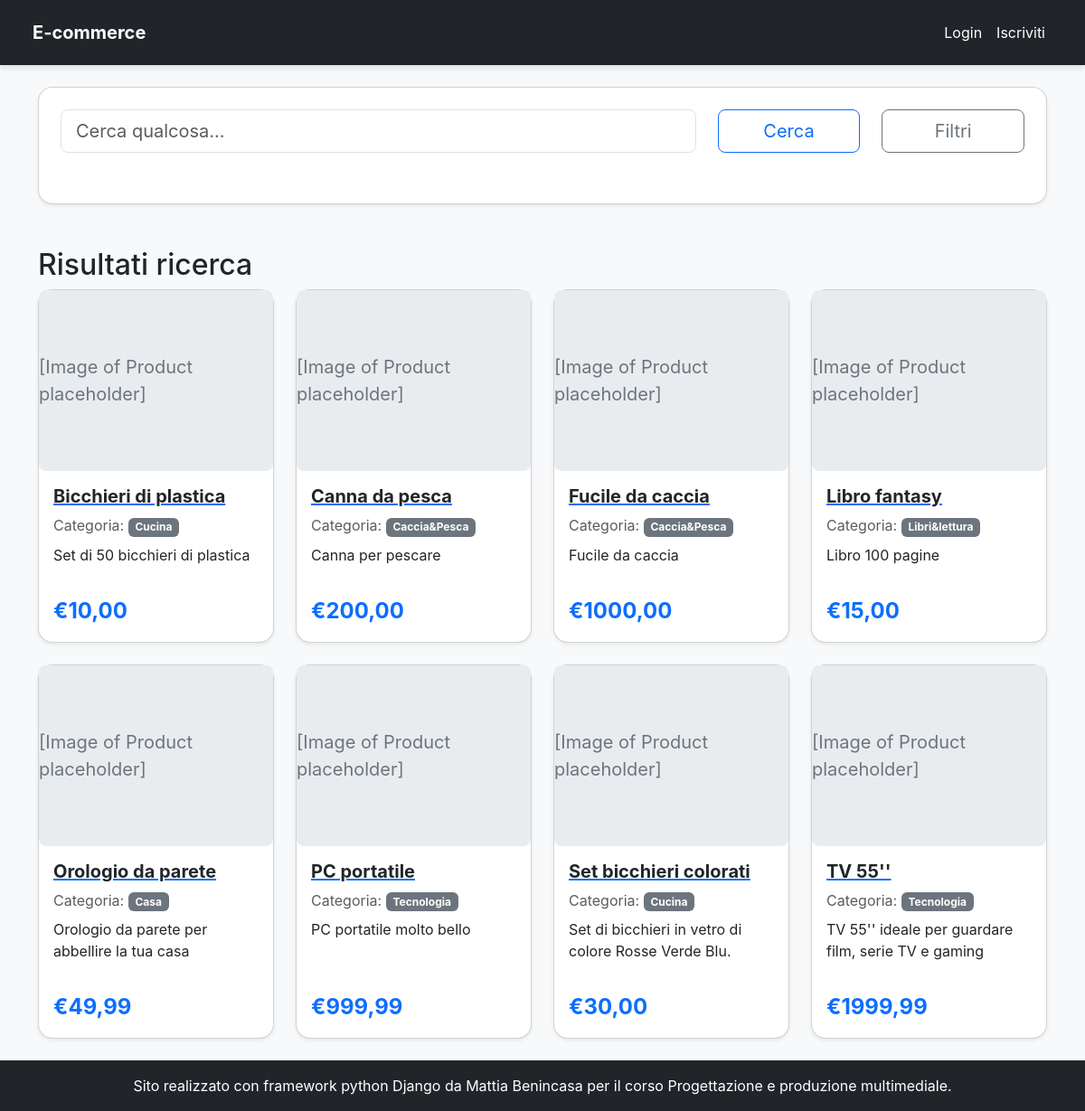
Before: /products/ with the older database file.
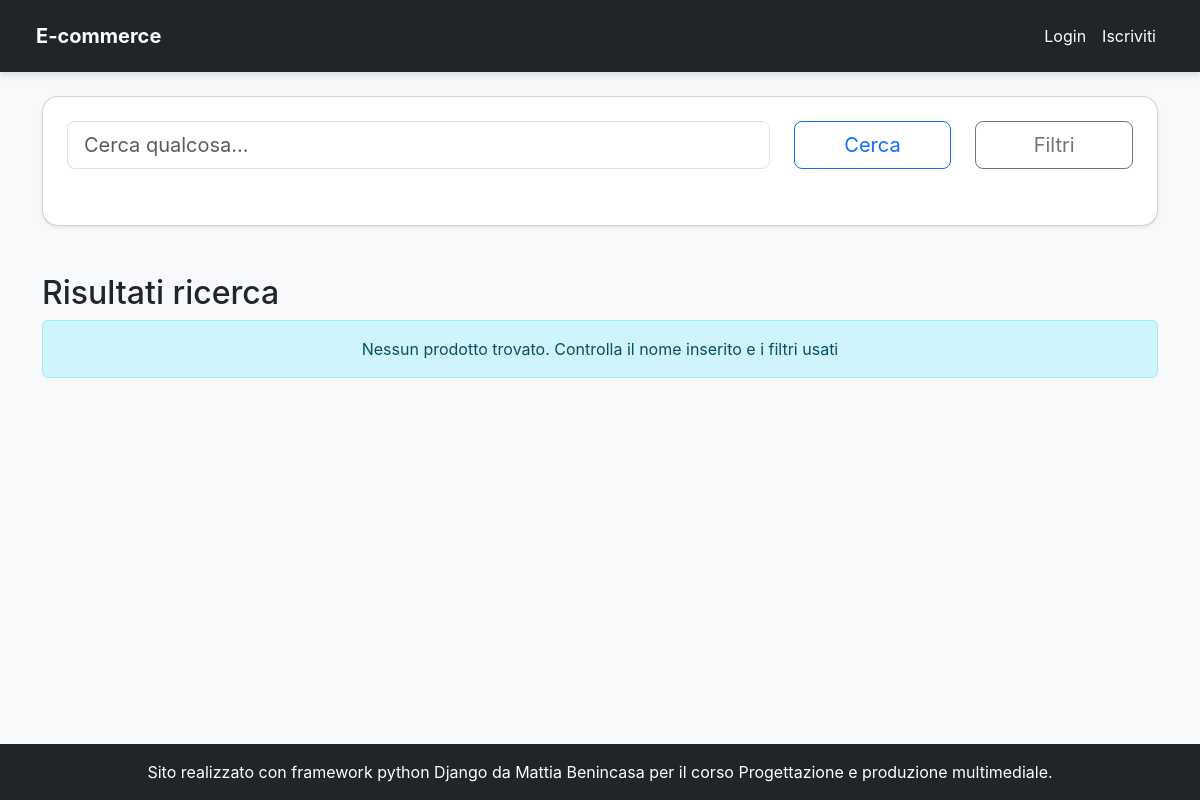
After: the same page with the newer database file.
### products/models.py (models this page shows, shortened)
class Product(models.Model):
    name = models.CharField(max_length=200, verbose_name="Nome Prodotto")
    slug = AutoSlugField(populate_from='name', unique=True, always_update=True)
    category = models.ForeignKey(
        Category,
        on_delete=models.SET_NULL,
        null=True,
        blank=True,
        related_name='products',
        verbose_name="Categoria"
    )
    description = models.TextField(verbose_name="Descrizione prodotto")
    price = models.DecimalField(
        max_digits=10,
        decimal_places=2,
        verbose_name="Prezzo in €"
    )
    stock = models.IntegerField(
        default=0,
        verbose_name="Quantità Disponibile",
        help_text="Quantità di prodotti disponibili in magazzino."
    )
    created_at = models.DateTimeField(auto_now_add=True, verbose_name="Data Creazione")
    updated_at = models.DateTimeField(auto_now=True, verbose_name="Ultimo Aggiornamento")
    image = models.ImageField(default='placeholder.png', blank=True, verbose_name='immagine prodotto')
    class Meta:
        ordering = ('name',)
        verbose_name = "Prodotto"
        verbose_name_plural = "Prodotti"
    def get_absolute_url(self):
        return reverse("product_details", kwargs={"slug": self.slug})

class Category(models.Model):
    name = models.CharField(max_length=100, unique=True, verbose_name="Nome Categoria")
    slug = AutoSlugField(populate_from='name', unique=True, always_update=True)
    class Meta:
        ordering = ('name',)
        verbose_name = "Categoria"
        verbose_name_plural = "Categorie"
    def __str__(self):
        return self.name

### products/views.py (the view, shortened to what this page needs)
# urls.py: path("", ProductListView.as_view(), name="product_list"),
class ProductListView(ListView):
    model = Product
    template_name = 'product_list.html'
    context_object_name = 'product_list'
    def get_template_names(self):
        user = self.request.user
        if user.groups.filter(name='store_manager').exists():
            return 'store_manager/catalogue.html'
        else:
            return 'product_list.html'
    def get_queryset(self):
        queryset = super().get_queryset()
        form = ProductSearchForm(self.request.GET)
        if form.is_valid():
            query = form.cleaned_data.get('search_bar')
            categories = form.cleaned_data.get('category')
            availability = form.cleaned_data.get('availability')
            sort_by = form.cleaned_data.get('sort_by')
            if query:
                queryset = queryset.filter(
                    Q(name__icontains=query) | Q(description__icontains=query)
                ).distinct()
            if categories:
                queryset = queryset.filter(category__in=categories)
            if availability:
                if availability == 'available_only':
                    queryset = queryset.filter(stock__gt=0)
                elif availability == 'unavailable_only':
                    queryset = queryset.filter(stock=0)
        if not queryset.ordered:
            queryset = queryset.order_by('name')
        return queryset
    def get_context_data(self, **kwargs):
        context = super().get_context_data(**kwargs)
        context['form'] = ProductSearchForm(self.request.GET)
        return context

### templates/product_list.html (shortened to what this page needs)
{% extends 'base.html' %}
{% load crispy_forms_tags %}
{% block content %}
<div class="card p-4 rounded-card shadow-sm mb-5">
    <form id="searchForm" method="get" action="{% url 'product_list' %}" class="mb-3">
        {% crispy form %}
    </form>
</div>
    <h2>Risultati ricerca</h2>
{% if product_list %}
<div class="row row-cols-1 row-cols-md-2 row-cols-lg-3 g-4">
    {% for product in product_list %}
    <div class="col-lg-3">
        <div class="card h-100 shadow-sm rounded-card">
            <div class="img-placeholder">
                {% if product.image.name %}
                        <img class="product_image" src="{{ product.image.url }}" alt="{{ product.name }}">
                {% else %}
                    [Image of Product placeholder]
                {% endif %}
            </div>
            <div class="card-body d-flex flex-column">
                <a href="{{ product.get_absolute_url }}">
                    <h5 class="card-title fw-bold text-dark">{{ product.name }}</h5>
                </a>
                <p class="card-text text-muted mb-2">Categoria: <span class="badge bg-secondary">{{ product.category.name }}</span></p>
                <p class="card-text text-dark flex-grow-1">{{ product.description|truncatechars:100 }}</p>
                <div class="d-flex justify-content-between align-items-center mt-3">
                    <span class="fs-4 fw-bold text-primary">€{{ product.price|floatformat:2 }}</span>
                </div>
            </div>
        </div>
    </div>
    {% endfor %}
</div>
{% else %}
<div class="alert alert-info text-center" role="alert">
    Nessun prodotto trovato. Controlla il nome inserito e i filtri usati
</div>
{% endif %}
{% endblock content %}

Changed rows visible on the page:
removed Product: image "[Image of Product placeholder]", name "Bicchieri di plastica", category.name "Cucina", description "Set di 50 bicchieri di plastica", price "10,00"
removed Product: image "[Image of Product placeholder]", name "Canna da pesca", category.name "Caccia&Pesca", description "Canna per pescare", price "200,00"
removed Product: image "[Image of Product placeholder]", name "Fucile da caccia", category.name "Caccia&Pesca", description "Fucile da caccia", price "1000,00"
removed Product: image "[Image of Product placeholder]", name "Libro fantasy", category.name "Libri&lettura", description "Libro 100 pagine", price "15,00"
removed Product: image "[Image of Product placeholder]", name "Orologio da parete", category.name "Casa", description "Orologio da parete per abbellire la tua casa", price "49,99"
removed Product: image "[Image of Product placeholder]", name "PC portatile", category.name "Tecnologia", description "PC portatile molto bello", price "999,99"
removed Product: image "[Image of Product placeholder]", name "Set bicchieri colorati", category.name "Cucina", description "Set di bicchieri in vetro di colore Rosse Verde Blu.", price "30,00"
removed Product: image "[Image of Product placeholder]", name "TV 55''", category.name "Tecnologia", description "TV 55'' ideale per guardare film, serie TV e gaming", price "1999,99"
Other visible differences:
text now shown: "Nessun prodotto trovato. Controlla il nome inserito e i filtri usati"
